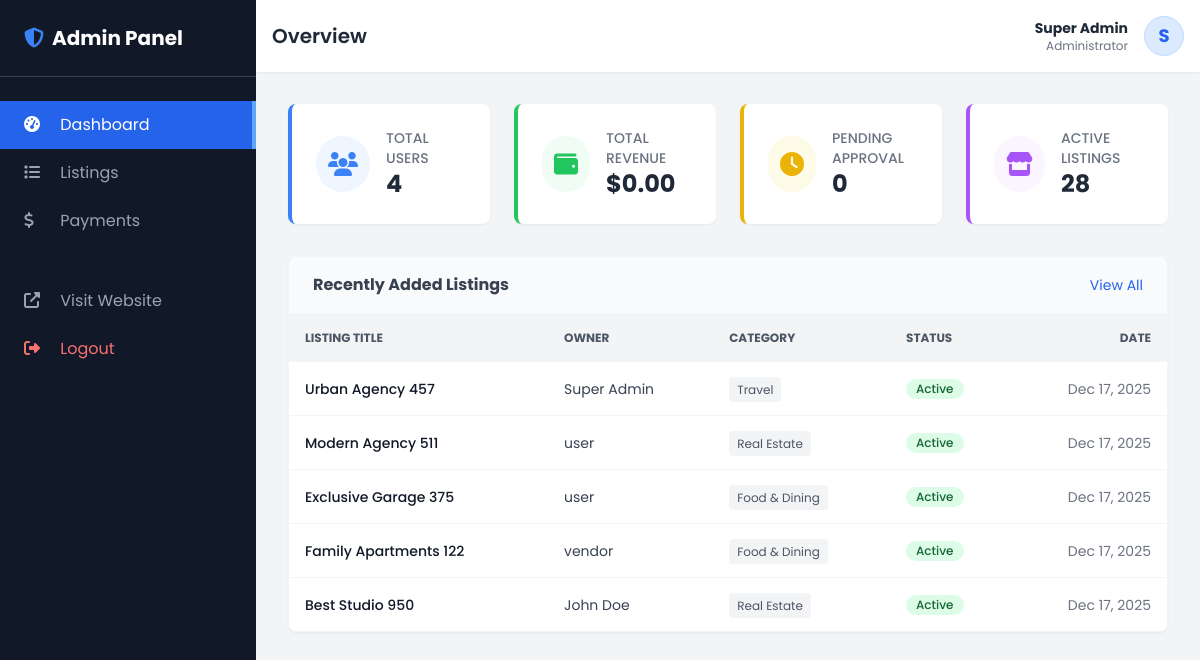
The app's page /admin/index.php (signed in) with its own data.
### tables this page shows
CREATE TABLE IF NOT EXISTS `listings` (
  `id` int NOT NULL AUTO_INCREMENT,
  `user_id` int DEFAULT NULL,
  `category_id` int DEFAULT NULL,
  `location_id` int DEFAULT NULL,
  `title` varchar(255) NOT NULL,
  `image` varchar(255) DEFAULT NULL,
  `slug` varchar(191) NOT NULL,
  `description` text,
  `address` varchar(255) DEFAULT NULL,
  `phone` varchar(20) DEFAULT NULL,
  `email` varchar(100) DEFAULT NULL,
  `website` varchar(255) DEFAULT NULL,
  `is_featured` tinyint(1) DEFAULT '0',
  `status` enum('pending','active','rejected') DEFAULT 'pending',
  `views` int DEFAULT '0',
  `created_at` timestamp NULL DEFAULT CURRENT_TIMESTAMP,
  PRIMARY KEY (`id`),
  UNIQUE KEY `slug` (`slug`),
  KEY `user_id` (`user_id`),
  KEY `category_id` (`category_id`),
  KEY `location_id` (`location_id`)
);

CREATE TABLE IF NOT EXISTS `users` (
  `id` int NOT NULL AUTO_INCREMENT,
  `name` varchar(100) NOT NULL,
  `email` varchar(100) NOT NULL,
  `password` varchar(255) NOT NULL,
  `role` enum('admin','vendor','user') DEFAULT 'user',
  `created_at` timestamp NULL DEFAULT CURRENT_TIMESTAMP,
  PRIMARY KEY (`id`),
  UNIQUE KEY `email` (`email`)
);

CREATE TABLE IF NOT EXISTS `categories` (
  `id` int NOT NULL AUTO_INCREMENT,
  `name` varchar(100) NOT NULL,
  `slug` varchar(100) NOT NULL,
  `icon` varchar(50) DEFAULT 'fa-folder',
  `created_at` timestamp NULL DEFAULT CURRENT_TIMESTAMP,
  PRIMARY KEY (`id`),
  UNIQUE KEY `slug` (`slug`)
);

### admin/index.php (the view, shortened to what this page needs)
<?php
$db = new Database();
$conn = $db->getConnection();
$stmt = $conn->query("SELECT COUNT(*) FROM users");
$totalUsers = $stmt->fetchColumn();
$stmt = $conn->query("SELECT COUNT(*) FROM listings WHERE status = 'active'");
$activeListings = $stmt->fetchColumn();
$stmt = $conn->query("SELECT COUNT(*) FROM listings WHERE status = 'pending'");
$pendingListings = $stmt->fetchColumn();
$stmt = $conn->query("SELECT SUM(amount) FROM payments WHERE status = 'completed'");
$totalRevenue = $stmt->fetchColumn();
$totalRevenue = $totalRevenue ? $totalRevenue : 0;
$query = "SELECT l.*, c.name as category_name, u.name as owner_name
          FROM listings l
          LEFT JOIN categories c ON l.category_id = c.id
          LEFT JOIN users u ON l.user_id = u.id
          ORDER BY l.created_at DESC LIMIT 5";
$recents = $conn->query($query)->fetchAll(PDO::FETCH_ASSOC);
?>
<!DOCTYPE html>
<html lang="en">
<head>
    <script src="https://cdn.tailwindcss.com"></script>
    <link rel="stylesheet" href="https://cdnjs.cloudflare.com/ajax/libs/font-awesome/6.4.0/css/all.min.css">
</head>
<body class="bg-gray-100 font-[Poppins] flex">
    <aside class="w-64 bg-gray-900 text-white min-h-screen hidden md:block flex-shrink-0">
        <div class="p-6 text-xl font-bold border-b border-gray-700 flex items-center">
            <i class="fas fa-shield-alt mr-2 text-blue-500"></i> Admin Panel
        </div>
        <nav class="mt-6">
            <a href="index.php" class="block py-3 px-6 bg-blue-600 text-white border-r-4 border-blue-400">
                <i class="fas fa-tachometer-alt mr-3 w-5"></i> Dashboard
            </a>
            <a href="listings.php" class="block py-3 px-6 text-gray-400 hover:bg-gray-800 hover:text-white transition">
                <i class="fas fa-list mr-3 w-5"></i> Listings
            </a>
            <a href="payments.php" class="block py-3 px-6 text-gray-400 hover:bg-gray-800 hover:text-white transition">
                <i class="fas fa-dollar-sign mr-3 w-5"></i> Payments
            </a>
            <a href="../index.php" target="_blank" class="block py-3 px-6 text-gray-400 hover:bg-gray-800 hover:text-white transition mt-8">
                <i class="fas fa-external-link-alt mr-3 w-5"></i> Visit Website
            </a>
            <a href="../logout.php" class="block py-3 px-6 text-red-400 hover:bg-gray-800 hover:text-red-300 transition">
                <i class="fas fa-sign-out-alt mr-3 w-5"></i> Logout
            </a>
        </nav>
    </aside>
    <div class="flex-1 flex flex-col min-w-0 overflow-hidden">
        <header class="bg-white shadow-sm p-4 flex justify-between items-center z-10">
            <h2 class="text-xl font-semibold text-gray-800">Overview</h2>
            <div class="flex items-center space-x-4">
                <div class="text-right">
                    <div class="text-sm font-bold text-gray-800"><?php echo htmlspecialchars($_SESSION['user_name']); ?></div>
                    <div class="text-xs text-gray-500">Administrator</div>
                </div>
                <div class="h-10 w-10 bg-blue-100 text-blue-600 rounded-full flex items-center justify-center font-bold text-lg border border-blue-200">
                    <?php echo strtoupper(substr($_SESSION['user_name'], 0, 1)); ?>
                </div>
            </div>
        </header>
        <main class="flex-1 overflow-y-auto p-6 md:p-8">
            <div class="grid grid-cols-1 md:grid-cols-2 lg:grid-cols-4 gap-6 mb-8">
                <div class="bg-white p-6 rounded-lg shadow-sm border-l-4 border-blue-500 flex items-center">
                    <div class="p-3 bg-blue-50 rounded-full mr-4 text-blue-500">
                        <i class="fas fa-users text-2xl"></i>
                    </div>
                    <div>
                        <div class="text-gray-500 text-sm font-medium uppercase">Total Users</div>
                        <div class="text-2xl font-bold text-gray-800"><?php echo number_format($totalUsers); ?></div>
                    </div>
                </div>
                <div class="bg-white p-6 rounded-lg shadow-sm border-l-4 border-green-500 flex items-center">
                    <div class="p-3 bg-green-50 rounded-full mr-4 text-green-500">
                        <i class="fas fa-wallet text-2xl"></i>
                    </div>
                    <div>
                        <div class="text-gray-500 text-sm font-medium uppercase">Total Revenue</div>
                        <div class="text-2xl font-bold text-gray-800">$<?php echo number_format($totalRevenue, 2); ?></div>
                    </div>
                </div>
                <div class="bg-white p-6 rounded-lg shadow-sm border-l-4 border-yellow-500 flex items-center">
                    <div class="p-3 bg-yellow-50 rounded-full mr-4 text-yellow-500">
                        <i class="fas fa-clock text-2xl"></i>
                    </div>
                    <div>
                        <div class="text-gray-500 text-sm font-medium uppercase">Pending Approval</div>
                        <div class="text-2xl font-bold text-gray-800"><?php echo number_format($pendingListings); ?></div>
                    </div>
                </div>
                <div class="bg-white p-6 rounded-lg shadow-sm border-l-4 border-purple-500 flex items-center">
                    <div class="p-3 bg-purple-50 rounded-full mr-4 text-purple-500">
                        <i class="fas fa-store text-2xl"></i>
                    </div>
                    <div>
                        <div class="text-gray-500 text-sm font-medium uppercase">Active Listings</div>
                        <div class="text-2xl font-bold text-gray-800"><?php echo number_format($activeListings); ?></div>
                    </div>
                </div>
            </div>
            <div class="bg-white rounded-lg shadow-sm border border-gray-100 overflow-hidden">
                <div class="px-6 py-4 border-b border-gray-100 flex justify-between items-center bg-gray-50">
                    <h3 class="font-bold text-gray-700">Recently Added Listings</h3>
                    <a href="listings.php" class="text-sm text-blue-600 hover:underline">View All</a>
                </div>
                <div class="overflow-x-auto">
                    <table class="w-full text-left border-collapse">
                        <thead class="bg-gray-100 text-gray-600 text-xs uppercase font-semibold">
                            <tr>
                                <th class="p-4">Listing Title</th>
                                <th class="p-4">Owner</th>
                                <th class="p-4">Category</th>
                                <th class="p-4">Status</th>
                                <th class="p-4 text-right">Date</th>
                            </tr>
                        </thead>
                        <tbody class="text-sm text-gray-700 divide-y divide-gray-100">
                            <?php foreach($recents as $row): ?>
                            <tr class="hover:bg-gray-50 transition">
                                <td class="p-4 font-medium text-gray-900">
                                    <?php echo htmlspecialchars($row['title']); ?>
                                </td>
                                <td class="p-4"><?php echo htmlspecialchars($row['owner_name']); ?></td>
                                <td class="p-4">
                                    <span class="bg-gray-100 text-gray-600 py-1 px-2 rounded text-xs">
                                        <?php echo htmlspecialchars($row['category_name']); ?>
                                    </span>
                                </td>
                                <td class="p-4">
                                    <?php if($row['status'] == 'active'): ?>
                                        <span class="inline-flex items-center px-2.5 py-0.5 rounded-full text-xs font-medium bg-green-100 text-green-800">
                                            Active
                                        </span>
                                    <?php elseif($row['status'] == 'pending'): ?>
                                        <span class="inline-flex items-center px-2.5 py-0.5 rounded-full text-xs font-medium bg-yellow-100 text-yellow-800">
                                            Pending
                                        </span>
                                    <?php else: ?>
                                        <span class="inline-flex items-center px-2.5 py-0.5 rounded-full text-xs font-medium bg-red-100 text-red-800">
                                            Rejected
                                        </span>
                                    <?php endif; ?>
                                </td>
                                <td class="p-4 text-right text-gray-500">
                                    <?php echo date('M d, Y', strtotime($row['created_at'])); ?>
                                </td>
                            </tr>
                            <?php endforeach; ?>
                        </tbody>
                    </table>
                </div>
            </div>
        </main>
    </div>
</body>
</html>

### records on screen
listings: title "Urban Agency 457", user.name "Super Admin", category.name "Travel", status "Active", created_at "Dec 17, 2025"
listings: title "Modern Agency 511", user.name "user", category.name "Real Estate", status "Active", created_at "Dec 17, 2025"
listings: title "Exclusive Garage 375", user.name "user", category.name "Food & Dining", status "Active", created_at "Dec 17, 2025"
listings: title "Family Apartments 122", user.name "vendor", category.name "Food & Dining", status "Active", created_at "Dec 17, 2025"
listings: title "Best Studio 950", user.name "John Doe", category.name "Real Estate", status "Active", created_at "Dec 17, 2025"

### other values on screen
$_SESSION['user_name'] "Super Admin"
substr($_SESSION['user_name'], 0, 1) "S"
$totalUsers "4"
$totalRevenue "0.00"
$pendingListings "0"
$activeListings "28"
